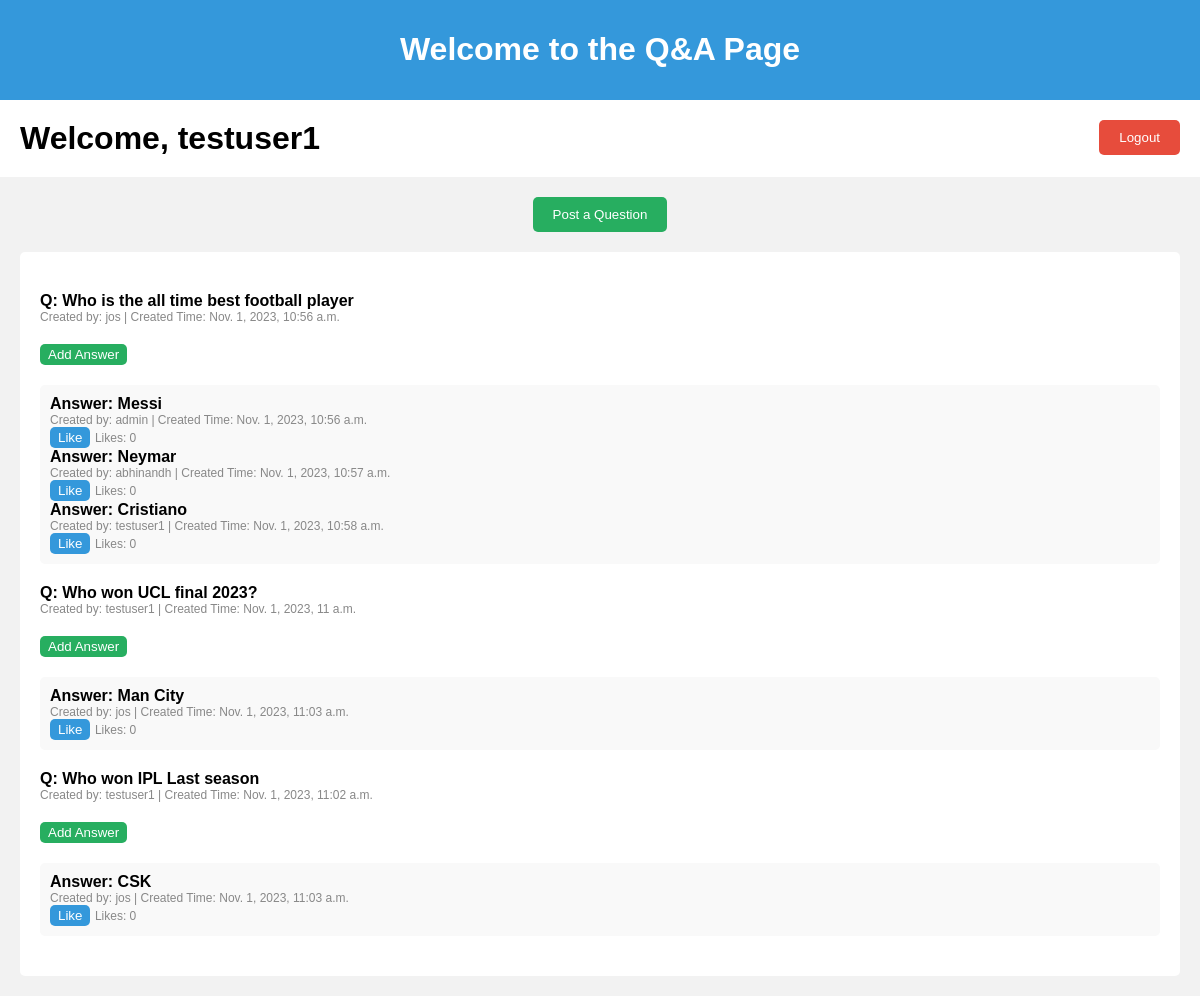
The app's page /homepage (signed in) with its own data.
### myquora/models.py (models this page shows)
class Questions(models.Model):
    text = models.TextField()
    user = models.ForeignKey(User, on_delete=models.CASCADE)
    created_at = models.DateTimeField(auto_now_add=True)
    answer_count = models.PositiveIntegerField(default=0)

class Answer(models.Model):
    text = models.TextField()
    user = models.ForeignKey(User, on_delete=models.CASCADE)
    question = models.ForeignKey(Questions, on_delete=models.CASCADE)
    created_at = models.DateTimeField(auto_now_add=True)
    like_count = models.PositiveIntegerField(default=0)

### myquora/views.py (the view)
# urls.py: path('homepage', Homepage, name='homepage'),
@login_required
def Homepage(request):
    quest = Questions.objects.prefetch_related('answer_set').all()
    return render(request,'index.html',{'quest':quest})

### templates/index.html (shortened to what this page needs)
<!DOCTYPE html>
<html lang="en">
<head>
</head>
<body>
    <div id="header">
        <h1>Welcome to the Q&A Page</h1>
    </div>
    <div id="welcome-section">
        <h1>Welcome, {{ user.username }}</h1>
        <a href="{% url 'logout' %}"><button id="logout-button">Logout</button></a>
    </div>
    <div id="post-question-section">
        <a href="{% url 'post_question' %}">
            <button id="post-question-button">Post a Question</button>
        </a>
    </div>
    <div class="question-box">
        {% for question in quest %}
        <div class="question">
            <div class="question-text">Q: {{ question.text }}</div>
            <div class="question-info">Created by: {{ question.user.username }} | Created Time: {{ question.created_at }}</div>
        </div>
        <a href="{% url 'post_answer' question_id=question.id %}">
            <button class="add-answer-button">Add Answer</button>
        </a>
        <div class="answer-box">
            {% for answer in question.answer_set.all %}
            <div class="answer">Answer: {{ answer.text }}</div>
            <div class="answer-info">Created by: {{ answer.user.username }} | Created Time: {{ answer.created_at }}</div>
            <button class="like-button" onclick="likeAnswer({{ answer.id }})">Like</button>
            <span class="like-count" id="like-count-{{ answer.id }}">Likes: {{ answer.like_count }}</span>
            {% endfor %}
        </div>
        {% endfor %}
    </div>
</body>
</html>

### templates/index.html (style rules this page uses)
body { font-family: Arial, sans-serif; background-color: #f2f2f2; margin: 0; padding: 0; }
#header { background-color: #3498db; color: #fff; padding: 10px; text-align: center; }
#welcome-section { background-color: #fff; padding: 20px; display: flex; justify-content: space-between; }
#welcome-section h1 { margin: 0; }
#logout-button { background-color: #e74c3c; color: #fff; border: none; padding: 10px 20px; border-radius: 5px; cursor: pointer; }
#post-question-section { text-align: center; margin-top: 20px; }
#post-question-button { background-color: #27ae60; color: #fff; border: none; padding: 10px 20px; border-radius: 5px; cursor: pointer; }
.question-box { background-color: #fff; margin: 20px; padding: 20px; border-radius: 5px; }
.question { margin: 20px 0; }
.question-text { font-weight: bold; }
.question-info { font-size: 12px; color: #888; }
.answer-box { background-color: #f9f9f9; margin: 20px 0; padding: 10px; border-radius: 5px; }
.answer { font-weight: bold; }
.answer-info { font-size: 12px; color: #888; }
.like-button { background-color: #3498db; color: #fff; border: none; padding: 3px 8px; border-radius: 5px; cursor: pointer; }
.add-answer-button { background-color: #27ae60; color: #fff; border: none; padding: 3px 8px; border-radius: 5px; cursor: pointer; }
.like-count { font-size: 12px; color: #888; }

### records on screen
Questions: text "Who is the all time best football player", user.username "jos", created_at "Nov. 1, 2023, 10:56 a.m."
Answer: text "Messi", user.username "admin", created_at "Nov. 1, 2023, 10:56 a.m.", like_count "0"
Answer: text "Neymar", user.username "abhinandh", created_at "Nov. 1, 2023, 10:57 a.m.", like_count "0"
Answer: text "Cristiano", user.username "testuser1", created_at "Nov. 1, 2023, 10:58 a.m.", like_count "0"
Questions: text "Who won UCL final 2023?", user.username "testuser1", created_at "Nov. 1, 2023, 11 a.m."
Answer: text "Man City", user.username "jos", created_at "Nov. 1, 2023, 11:03 a.m.", like_count "0"
Questions: text "Who won IPL Last season", user.username "testuser1", created_at "Nov. 1, 2023, 11:02 a.m."
Answer: text "CSK", user.username "jos", created_at "Nov. 1, 2023, 11:03 a.m.", like_count "0"

### other values on screen
{{ user.username }} "testuser1"
